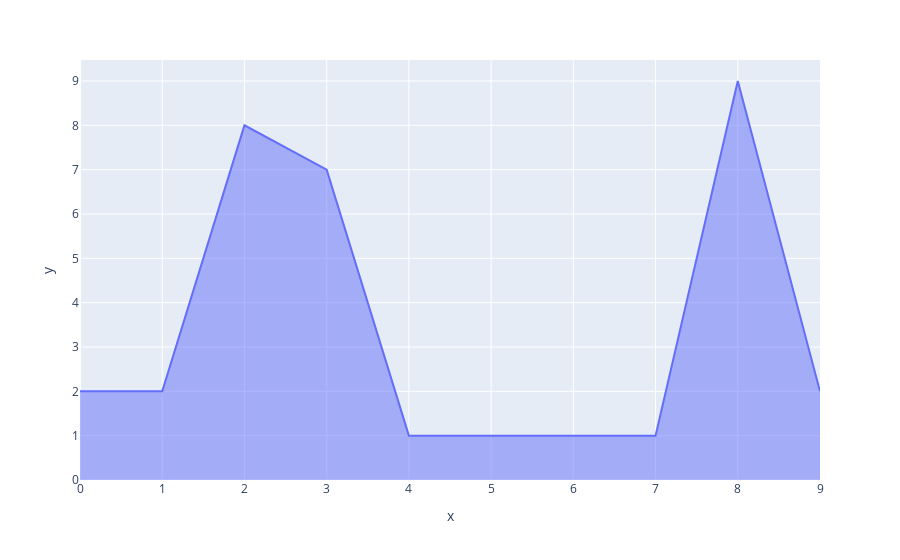

The cell this chart's notebook holds for it:
### Code cell
px.area(x=x, y=y)

### Figure 1 — Plotly figure (JSON) as saved in the notebook; plotly's stock layout.template omitted (floating-point values rounded to 4 significant figures)
{"data": [{"fillpattern": {"shape": ""}, "hovertemplate": "x=%{x}<br>y=%{y}<extra></extra>", "legendgroup": "", "line": {"color": "#636efa"}, "marker": {"symbol": "circle"}, "mode": "lines", "name": "", "orientation": "v", "showlegend": false, "stackgroup": "1", "type": "scatter", "x": [0, 1, 2, 3, 4, 5, 6, 7, 8, 9], "xaxis": "x", "y": [2, 2, 8, 7, 1, 1, 1, 1, 9, 2], "yaxis": "y"}], "layout": {"legend": {"tracegroupgap": 0}, "margin": {"t": 60}, "xaxis": {"anchor": "y", "domain": [0, 1], "title": {"text": "x"}}, "yaxis": {"anchor": "x", "domain": [0, 1], "title": {"text": "y"}}}}
